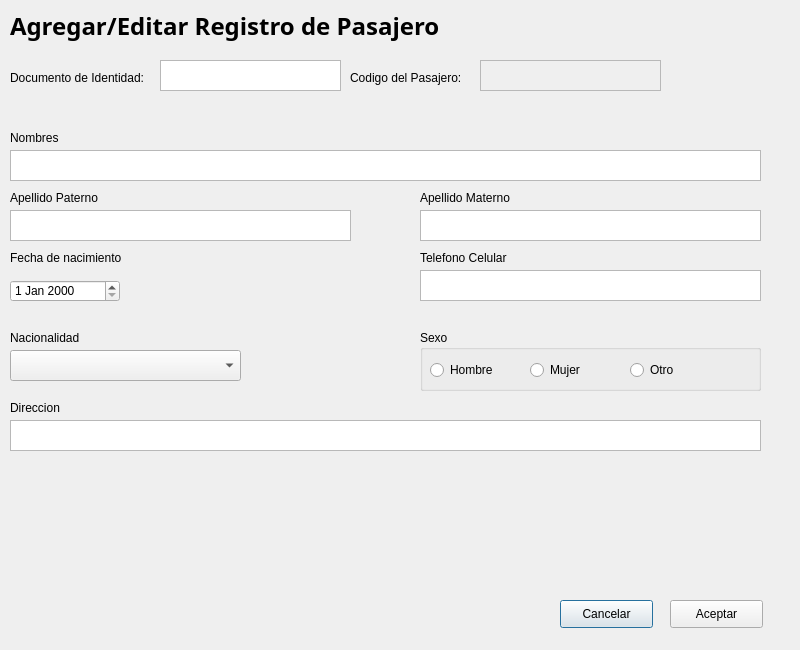
<?xml version="1.0" encoding="UTF-8"?>
<ui version="4.0">
 <class>editPasajero</class>
 <widget class="QDialog" name="editPasajero">
  <property name="geometry">
   <rect>
    <x>0</x>
    <y>0</y>
    <width>800</width>
    <height>650</height>
   </rect>
  </property>
  <property name="windowTitle">
   <string>Dialog</string>
  </property>
  <widget class="QTextEdit" name="textEdit_3">
   <property name="geometry">
    <rect>
     <x>420</x>
     <y>210</y>
     <width>341</width>
     <height>31</height>
    </rect>
   </property>
  </widget>
  <widget class="QDateEdit" name="dateEdit">
   <property name="geometry">
    <rect>
     <x>10</x>
     <y>280</y>
     <width>110</width>
     <height>22</height>
    </rect>
   </property>
  </widget>
  <widget class="QTextEdit" name="textEdit">
   <property name="geometry">
    <rect>
     <x>10</x>
     <y>150</y>
     <width>751</width>
     <height>31</height>
    </rect>
   </property>
  </widget>
  <widget class="QTextEdit" name="textEdit_4">
   <property name="geometry">
    <rect>
     <x>420</x>
     <y>270</y>
     <width>341</width>
     <height>31</height>
    </rect>
   </property>
  </widget>
  <widget class="QLabel" name="label_9">
   <property name="geometry">
    <rect>
     <x>10</x>
     <y>400</y>
     <width>101</width>
     <height>16</height>
    </rect>
   </property>
   <property name="text">
    <string>Direccion</string>
   </property>
  </widget>
  <widget class="QLabel" name="label_5">
   <property name="geometry">
    <rect>
     <x>10</x>
     <y>10</y>
     <width>601</width>
     <height>31</height>
    </rect>
   </property>
   <property name="font">
    <font>
     <family>Source Sans Pro</family>
     <pointsize>18</pointsize>
     <weight>75</weight>
     <bold>true</bold>
    </font>
   </property>
   <property name="text">
    <string>Agregar/Editar Registro de Pasajero</string>
   </property>
  </widget>
  <widget class="QLabel" name="label">
   <property name="geometry">
    <rect>
     <x>10</x>
     <y>70</y>
     <width>161</width>
     <height>16</height>
    </rect>
   </property>
   <property name="text">
    <string>Documento de Identidad:</string>
   </property>
  </widget>
  <widget class="QTextEdit" name="textEdit_2">
   <property name="geometry">
    <rect>
     <x>10</x>
     <y>210</y>
     <width>341</width>
     <height>31</height>
    </rect>
   </property>
  </widget>
  <widget class="QLabel" name="label_4">
   <property name="geometry">
    <rect>
     <x>10</x>
     <y>190</y>
     <width>101</width>
     <height>16</height>
    </rect>
   </property>
   <property name="text">
    <string>Apellido Paterno</string>
   </property>
  </widget>
  <widget class="QGroupBox" name="groupBox">
   <property name="geometry">
    <rect>
     <x>420</x>
     <y>330</y>
     <width>341</width>
     <height>61</height>
    </rect>
   </property>
   <property name="title">
    <string>Sexo</string>
   </property>
   <widget class="QRadioButton" name="radioButton_4">
    <property name="geometry">
     <rect>
      <x>10</x>
      <y>30</y>
      <width>81</width>
      <height>20</height>
     </rect>
    </property>
    <property name="text">
     <string>Hombre</string>
    </property>
   </widget>
   <widget class="QRadioButton" name="radioButton_5">
    <property name="geometry">
     <rect>
      <x>110</x>
      <y>30</y>
      <width>95</width>
      <height>20</height>
     </rect>
    </property>
    <property name="text">
     <string>Mujer</string>
    </property>
   </widget>
   <widget class="QRadioButton" name="radioButton_6">
    <property name="geometry">
     <rect>
      <x>210</x>
      <y>30</y>
      <width>95</width>
      <height>20</height>
     </rect>
    </property>
    <property name="text">
     <string>Otro</string>
    </property>
   </widget>
  </widget>
  <widget class="QPlainTextEdit" name="plainTextEdit">
   <property name="geometry">
    <rect>
     <x>160</x>
     <y>60</y>
     <width>181</width>
     <height>31</height>
    </rect>
   </property>
  </widget>
  <widget class="QLabel" name="label_7">
   <property name="geometry">
    <rect>
     <x>10</x>
     <y>250</y>
     <width>181</width>
     <height>16</height>
    </rect>
   </property>
   <property name="text">
    <string>Fecha de nacimiento</string>
   </property>
  </widget>
  <widget class="QLabel" name="label_3">
   <property name="geometry">
    <rect>
     <x>10</x>
     <y>130</y>
     <width>101</width>
     <height>16</height>
    </rect>
   </property>
   <property name="text">
    <string>Nombres</string>
   </property>
  </widget>
  <widget class="QLabel" name="label_8">
   <property name="geometry">
    <rect>
     <x>420</x>
     <y>250</y>
     <width>101</width>
     <height>16</height>
    </rect>
   </property>
   <property name="text">
    <string>Telefono Celular</string>
   </property>
  </widget>
  <widget class="QPlainTextEdit" name="plainTextEdit_2">
   <property name="enabled">
    <bool>false</bool>
   </property>
   <property name="geometry">
    <rect>
     <x>480</x>
     <y>60</y>
     <width>181</width>
     <height>31</height>
    </rect>
   </property>
  </widget>
  <widget class="QLabel" name="label_2">
   <property name="geometry">
    <rect>
     <x>350</x>
     <y>70</y>
     <width>161</width>
     <height>16</height>
    </rect>
   </property>
   <property name="text">
    <string>Codigo del Pasajero:</string>
   </property>
  </widget>
  <widget class="QLabel" name="label_6">
   <property name="geometry">
    <rect>
     <x>420</x>
     <y>190</y>
     <width>101</width>
     <height>16</height>
    </rect>
   </property>
   <property name="text">
    <string>Apellido Materno</string>
   </property>
  </widget>
  <widget class="QPushButton" name="pushButton_2">
   <property name="geometry">
    <rect>
     <x>560</x>
     <y>600</y>
     <width>93</width>
     <height>28</height>
    </rect>
   </property>
   <property name="text">
    <string>Cancelar</string>
   </property>
  </widget>
  <widget class="QLabel" name="label_10">
   <property name="geometry">
    <rect>
     <x>10</x>
     <y>330</y>
     <width>171</width>
     <height>16</height>
    </rect>
   </property>
   <property name="text">
    <string>Nacionalidad</string>
   </property>
  </widget>
  <widget class="QPushButton" name="pushButton">
   <property name="geometry">
    <rect>
     <x>670</x>
     <y>600</y>
     <width>93</width>
     <height>28</height>
    </rect>
   </property>
   <property name="text">
    <string>Aceptar</string>
   </property>
  </widget>
  <widget class="QComboBox" name="comboBox">
   <property name="geometry">
    <rect>
     <x>10</x>
     <y>350</y>
     <width>231</width>
     <height>31</height>
    </rect>
   </property>
  </widget>
  <widget class="QTextEdit" name="textEdit_5">
   <property name="geometry">
    <rect>
     <x>10</x>
     <y>420</y>
     <width>751</width>
     <height>31</height>
    </rect>
   </property>
  </widget>
 </widget>
 <resources/>
 <connections/>
</ui>
